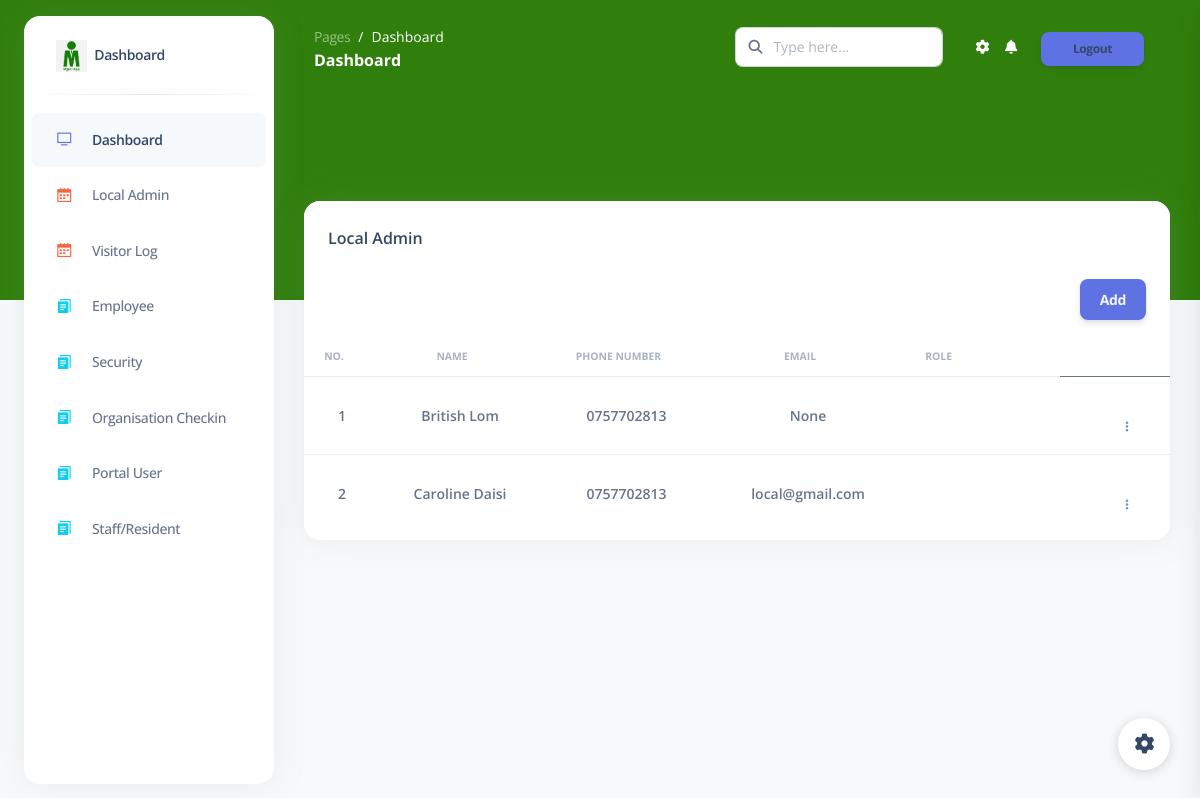
The app's page /local_admin_log (signed in) with its own data.
### subapp/models.py (models this page shows, shortened)
class LocalAdmin(models.Model):
    user = models.OneToOneField(User, on_delete=models.CASCADE, primary_key=True)
    name = models.CharField(max_length=100, null=True)
    email = models.EmailField(null=True, blank=False, unique=True, db_index=True)
    branch = models.ForeignKey(Branches,on_delete=models.CASCADE, null=True)
    email=models.CharField(max_length=100,blank=True,null=True)
    phone_number = models.CharField(max_length=100)

### subapp/views.py (the view)
# urls.py: path('local_admin_log',views.local_admin_log, name='local_admin_log'),
@user_passes_test(check_role_is_organisational_admin)
def local_admin_log(request):
    records = LocalAdmin.objects.all()
    context = {"local_admin_records": "active", "records": records}
    return render(request, "mgeni/local_admin_log.html", context)

### subapp/check_user_role.py (called while the page is built)
def check_role_is_organisational_admin(user):
    if user.is_authenticated and user.role.role_name == "OrganisationAdmin":
        return True

### subapp/templates/mgeni/local_admin_log.html (shortened to what this page needs)
{% extends 'base.html' %}
{% block body_block %}
{% load static %}
<br><br><br>
<div class="row" style="padding: 30px;">
    <div class="col-12">
      <div class="card mb-4">
        <div class="card-header pb-0">
          <h6>Local Admin</h6>
          <a href="{% url 'local_admin_add' %}">
          <button style="float: right;" type="button" class="btn btn-primary">
           Add
          </button></a>
        </div>
        <div class="card-body px-0 pt-0 pb-2">
          <div class="table-responsive p-0">
            <table class="table align-items-center justify-content-center mb-0">
              <thead>
                <tr>
                  <th class="text-uppercase text-secondary text-xxs font-weight-bolder opacity-7 ps-2">No.</th>
                  <th class="text-uppercase text-secondary text-xxs font-weight-bolder opacity-7 ps-2">Name</th>
                  <th class="text-uppercase text-secondary text-xxs font-weight-bolder opacity-7 ps-2">Phone number</th>
                  <th class="text-uppercase text-secondary text-xxs font-weight-bolder opacity-7 ps-2">Email</th>
                  <th class="text-uppercase text-secondary text-xxs font-weight-bolder opacity-7 ps-2">Role</th>
                  <th></th>
                </tr>
              </thead>
              <tbody>
                {% for data in records %}
                <tr>
                    <td>
                        <p class="text-sm font-weight-bold mb-0">{{forloop.counter}}</p>
                      </td>
                  <td>
                    <p class="text-sm font-weight-bold mb-0">{{data.name}}</p>
                  </td>
                  <td>
                    <p class="text-sm font-weight-bold mb-0">{{data.phone_number}}</p>
                  </td>
                  <td>
                    <p class="text-sm font-weight-bold mb-0">{{data.email}}</p>
                  </td>
                  <td>
                  </td>
                  <td>
                  </td>
                  <td>
                  </td>
                  <td >
                    <button class="btn btn-link text-secondary mb-0">
                      <i class="fa fa-ellipsis-v text-xs"></i>
                    </button>
                  </td>
                </tr>
                {% endfor %}
              </tbody>
            </table>
          </div>
        </div>
      </div>
    </div>
  </div>
  {% endblock %}

### subapp/templates/mgeni/local_admin_log.html (style rules this page uses)
td,th { text-align: center; }

### subapp/templates/base.html (style rules this page uses)
.btn { color: whitesmoke; }
button { outline-color: none; text-decoration-color: white; background-color:whitesmoke; margin-top: 20px; text-decoration: none; font-family: 'Lucida Sans', 'Lucida Sans Regular', 'Lucida Grande', 'Lucida Sans Unicode', Geneva, Verdana, sans-serif; }

### records on screen
LocalAdmin: name "British Lom", phone_number "0757702813", email "None"
LocalAdmin: name "Caroline Daisi", phone_number "0757702813", email "local@gmail.com"
